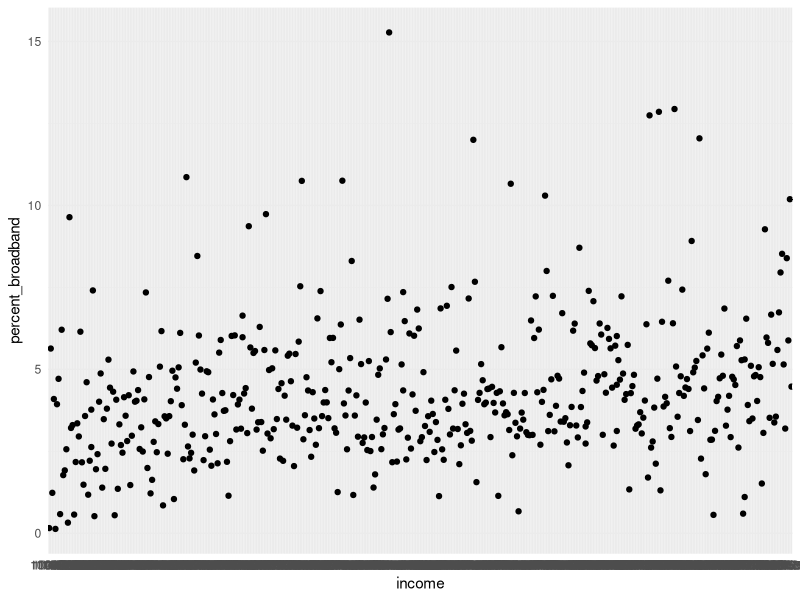

Reproduce this figure in R.
library(tidyverse)
library(dplyr)
library(readr)
income_data<- read_csv("income.csv")

census_data <- read.csv("census_data.csv")

ed_data <- read.csv("ed_data.csv")

urban_institute_data <- read.csv("urban_institute_data.csv")


ed_census_inc <- left_join(income_data, census_data, by = "GEO_ID")
ed_census_inc <- left_join(ed_census_inc, ed_data, by = "GEO_ID")


ed_census_inc <- ed_census_inc %>%
  select(-Area_Name.x)%>%
  select(-Area_Name.y)

ed_census_inc_percent_tract <- ed_census_inc %>%
  mutate(percent_broadband = Broadband.of.any.type..estimate / Pop_18.24)

ed_census_inc_percent_tract <- ed_census_inc_percent_tract %>%
  filter(startsWith(Geographic.Area.Name, "Census Tract"))


plot1 <- ggplot(data = ed_census_inc_percent_tract,
  aes(x =  income, y= percent_broadband))+
  geom_point()+
  theme_minimal()

plot1
